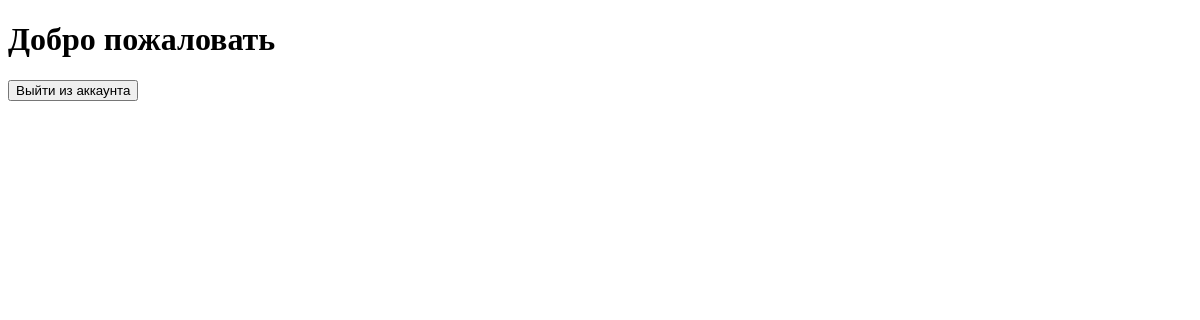
Before: /profile/ with the older database file.
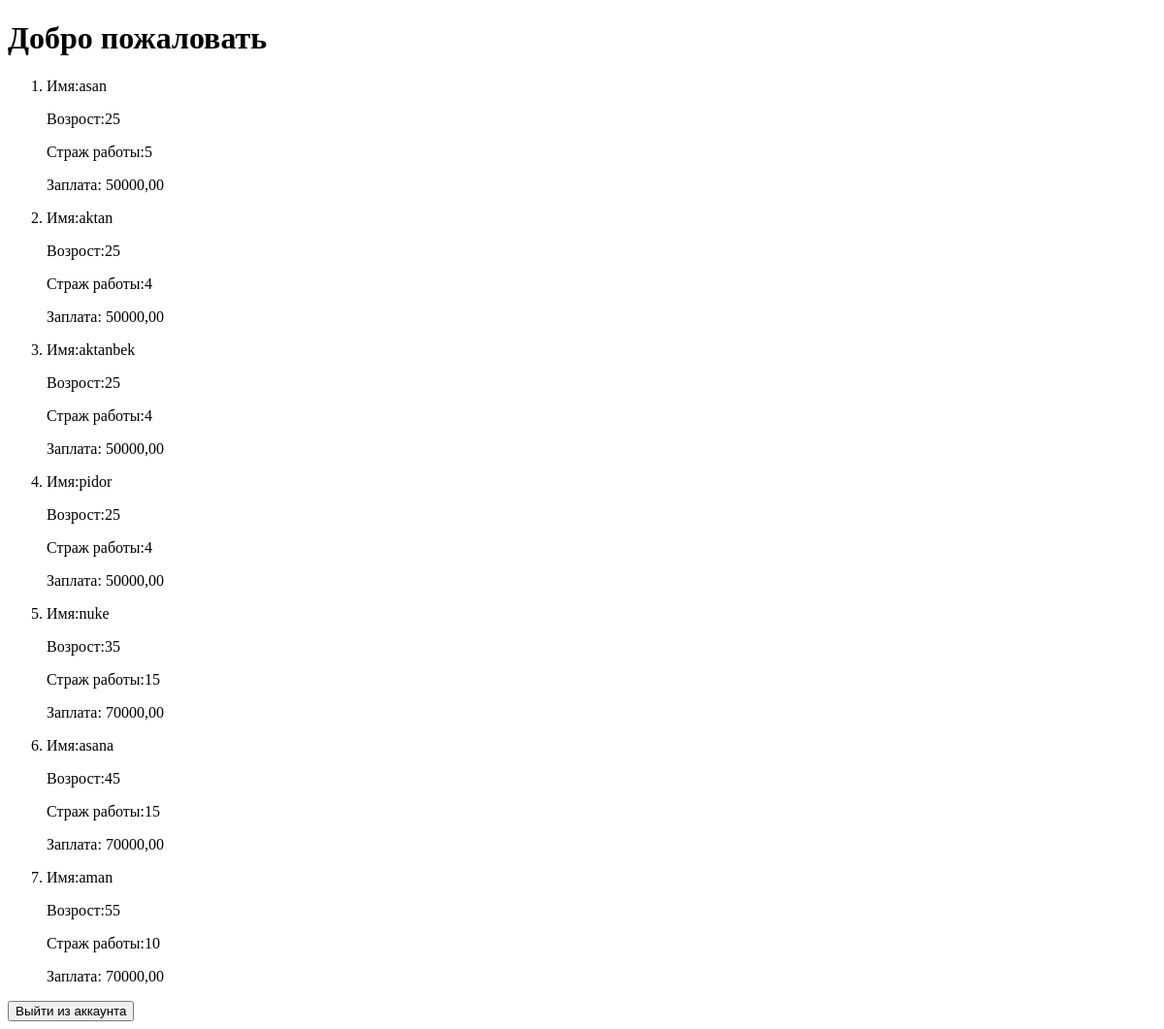
After: the same page with the newer database file.
### users/models.py (models this page shows, shortened)
class CustomUser(AbstractUser):
    GENDER = (
        ('M', 'Male'),
        ('F', 'Female'),
    )
    age = models.IntegerField()
    phone_number = models.CharField(max_length=15, default='+996', blank=True)
    work_years = models.IntegerField()
    salary = models.DecimalField(max_digits=10, decimal_places=2, null=True, blank=True)
    department = models.CharField(max_length=100)
    education = models.CharField(max_length=255)
    skills = models.TextField()
    hired_date = models.DateField(default=date.today)
    gender = models.CharField(max_length=1, choices=GENDER, default='M')
    groups = models.ManyToManyField(
        "auth.Group",
        related_name="customuser_set",
        blank=True,
    )
    user_permissions = models.ManyToManyField(
        "auth.Permission",
        related_name="customuser_set",
        blank=True,
    )

### users/views.py (the view)
# urls.py: path('profile/', views.UsersListView.as_view(), name='user_list'),
class UsersListView(ListView):
    template_name = 'users/user_list.html'
    context_object_name = 'person'
    model = models.CustomUser
    def get_queryset(self):
        return models.CustomUser.objects.all()

### templates/users/user_list.html (shortened to what this page needs)
<!DOCTYPE html>
<html lang="en">
<head>
</head>
<body>
<h1>Добро пожаловать</h1>
<ol>
    {% for i in person %}
    <li>
        <p>Имя:{{ i.username }}</p>
        <p>Возрост:{{ i.age }}</p>
        <p>Страж работы:{{ i.work_years }}</p>
        <p>Заплата: {{ i.salary }}</p>
    </li>
    {% endfor %}
</ol>
<form action="{% url 'users:login' %}" method="POST">
    <button type="submit">Выйти из аккаунта</button>
</form>
</body>
</html>

Changed rows visible on the page:
added CustomUser: username "asan", age "25", work_years "5", salary "50000,00"
added CustomUser: username "aktan", age "25", work_years "4", salary "50000,00"
added CustomUser: username "aktanbek", age "25", work_years "4", salary "50000,00"
added CustomUser: username "pidor", age "25", work_years "4", salary "50000,00"
added CustomUser: username "nuke", age "35", work_years "15", salary "70000,00"
added CustomUser: username "asana", age "45", work_years "15", salary "70000,00"
added CustomUser: username "aman", age "55", work_years "10", salary "70000,00"
